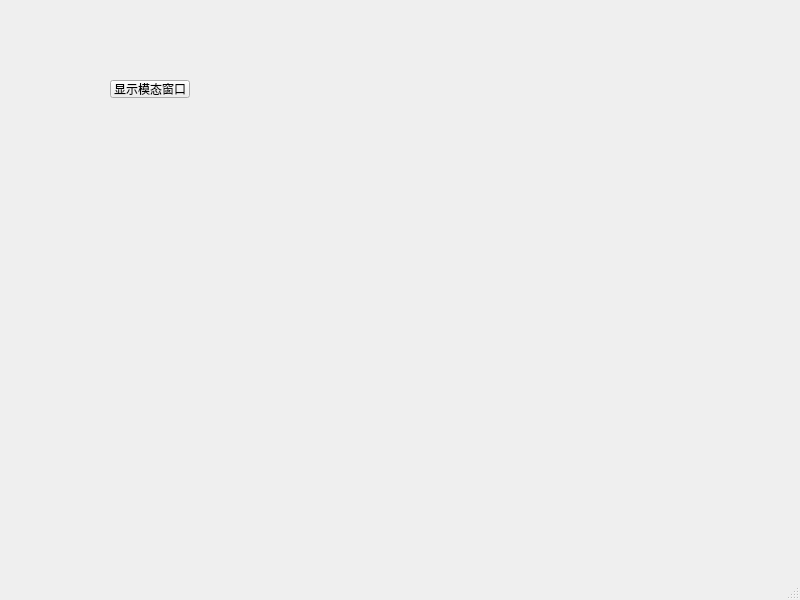
<?xml version="1.0" encoding="UTF-8"?>
<ui version="4.0">
 <class>MainWindow</class>
 <widget class="QMainWindow" name="MainWindow">
  <property name="geometry">
   <rect>
    <x>0</x>
    <y>0</y>
    <width>800</width>
    <height>600</height>
   </rect>
  </property>
  <property name="windowTitle">
   <string>MainWindow</string>
  </property>
  <widget class="QWidget" name="centralwidget">
   <widget class="QPushButton" name="showModalDialogBtn">
    <property name="geometry">
     <rect>
      <x>110</x>
      <y>80</y>
      <width>80</width>
      <height>18</height>
     </rect>
    </property>
    <property name="text">
     <string>显示模态窗口</string>
    </property>
   </widget>
  </widget>
  <widget class="QMenuBar" name="menubar">
   <property name="geometry">
    <rect>
     <x>0</x>
     <y>0</y>
     <width>800</width>
     <height>17</height>
    </rect>
   </property>
  </widget>
  <widget class="QStatusBar" name="statusbar"/>
 </widget>
 <resources/>
 <connections/>
</ui>
